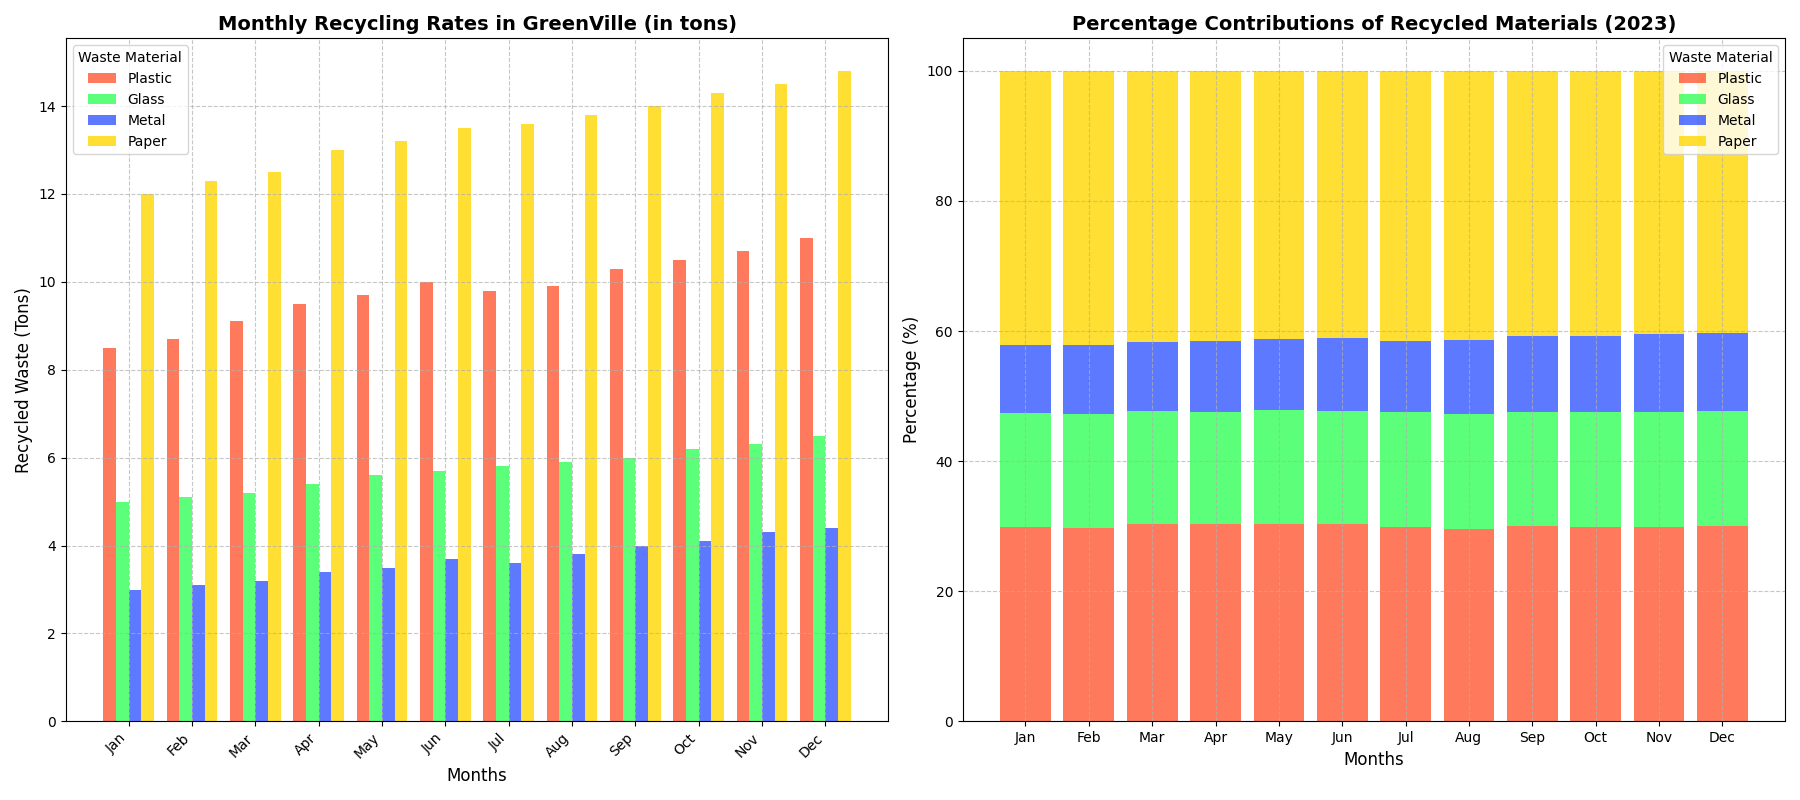

The script that drew this image:
import matplotlib.pyplot as plt
import numpy as np

# Backstory:
# The town of GreenVille has been tracking the monthly waste recycling rates for different materials over a year.
# This data will help the town understand recycling trends and emphasize areas that need improvement.

# Define months
months = ["Jan", "Feb", "Mar", "Apr", "May", "Jun", "Jul", "Aug", "Sep", "Oct", "Nov", "Dec"]

# Data for recycling rates (in tons)
plastic_recycling = [8.5, 8.7, 9.1, 9.5, 9.7, 10.0, 9.8, 9.9, 10.3, 10.5, 10.7, 11.0]
glass_recycling = [5.0, 5.1, 5.2, 5.4, 5.6, 5.7, 5.8, 5.9, 6.0, 6.2, 6.3, 6.5]
metal_recycling = [3.0, 3.1, 3.2, 3.4, 3.5, 3.7, 3.6, 3.8, 4.0, 4.1, 4.3, 4.4]
paper_recycling = [12.0, 12.3, 12.5, 13.0, 13.2, 13.5, 13.6, 13.8, 14.0, 14.3, 14.5, 14.8]

# Total waste recycling for checking progress
total_recycling = np.array(plastic_recycling) + np.array(glass_recycling) + np.array(metal_recycling) + np.array(paper_recycling)

# Calculate the percentage contribution of each material
plastic_percentage = (np.array(plastic_recycling) / total_recycling) * 100
glass_percentage = (np.array(glass_recycling) / total_recycling) * 100
metal_percentage = (np.array(metal_recycling) / total_recycling) * 100
paper_percentage = (np.array(paper_recycling) / total_recycling) * 100

# Plotting the data
fig, ax = plt.subplots(nrows=1, ncols=2, figsize=(18, 8))

# Bar chart for monthly recycling rates
bar_width = 0.2
x_indexes = np.arange(len(months))

ax[0].bar(x_indexes - bar_width, plastic_recycling, width=bar_width, color='#FF5733', label='Plastic', alpha=0.8)
ax[0].bar(x_indexes, glass_recycling, width=bar_width, color='#33FF57', label='Glass', alpha=0.8)
ax[0].bar(x_indexes + bar_width, metal_recycling, width=bar_width, color='#3357FF', label='Metal', alpha=0.8)
ax[0].bar(x_indexes + 2*bar_width, paper_recycling, width=bar_width, color='#FFD700', label='Paper', alpha=0.8)

# Titles and labels
ax[0].set_title('Monthly Recycling Rates in GreenVille (in tons)', fontsize=14, fontweight='bold')
ax[0].set_xlabel('Months', fontsize=12)
ax[0].set_ylabel('Recycled Waste (Tons)', fontsize=12)
ax[0].set_xticks(x_indexes + bar_width / 2)
ax[0].set_xticklabels(months, rotation=45, ha='right')
ax[0].legend(title='Waste Material', fontsize=10)
ax[0].grid(True, linestyle='--', alpha=0.7)

# Stacked bar chart for percentage contributions
ax[1].bar(months, plastic_percentage, color='#FF5733', label='Plastic', alpha=0.8)
ax[1].bar(months, glass_percentage, bottom=plastic_percentage, color='#33FF57', label='Glass', alpha=0.8)
ax[1].bar(months, metal_percentage, bottom=plastic_percentage+glass_percentage, color='#3357FF', label='Metal', alpha=0.8)
ax[1].bar(months, paper_percentage, bottom=plastic_percentage+glass_percentage+metal_percentage, color='#FFD700', label='Paper', alpha=0.8)

# Titles and labels
ax[1].set_title('Percentage Contributions of Recycled Materials (2023)', fontsize=14, fontweight='bold')
ax[1].set_xlabel('Months', fontsize=12)
ax[1].set_ylabel('Percentage (%)', fontsize=12)
ax[1].legend(loc='upper right', title='Waste Material', fontsize=10)
ax[1].grid(True, linestyle='--', alpha=0.7)

# Automatically adjust layout to prevent overlap
plt.tight_layout()

# Display the plot
plt.show()
